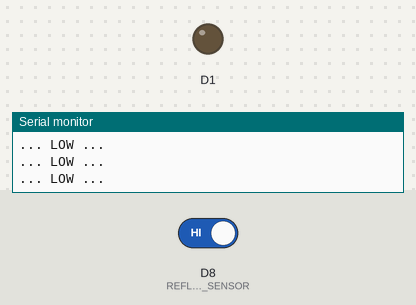
Simulated run of this sketch. Board: ESP8266 (NodeMCU). Shown: output pins drawn as LEDs (lit = HIGH), the last lines printed to the serial monitor. The test bench sets the inputs (shaded band); at power-on: D8 (REFLECTANCE_SENSOR) HIGH.

Above: at 1.2 s.
1.3 s: D8 (REFLECTANCE_SENSOR) driven LOW
At 1.8 s:
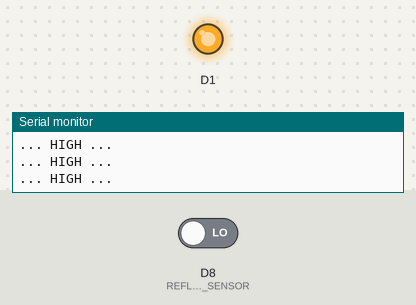
2.8 s: D8 (REFLECTANCE_SENSOR) driven HIGH
At 4.2 s:
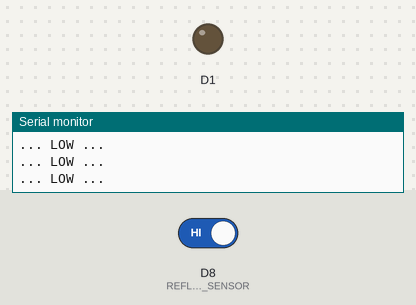
Timing chart, 0 to 5.8 s (numbered marks = the images above; inputs shaded):
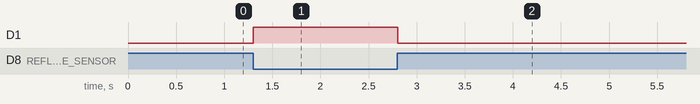

Measured:
- after the input at 1.3 s, D1: LOW → HIGH at once
- after the input at 2.8 s, D1: HIGH → LOW at once

The sketch:

reflectance_sensor.ino
```cpp
#define REFLECTANCE_SENSOR D8
#define LED D15

void setup() {
  pinMode(REFLECTANCE_SENSOR,INPUT);
  pinMode(LED, OUTPUT);
  Serial.begin(115200);
  Serial.println("\n\nESP8266 ligado.\n\n");
}

void loop() {
 if ( digitalRead(REFLECTANCE_SENSOR) == 0 ) {
    digitalWrite(LED, HIGH);
    Serial.println("... HIGH ... ");
 }
 else {
    digitalWrite(LED, LOW);
    Serial.println("... LOW ...");
 }
 delay(100);
}
```
